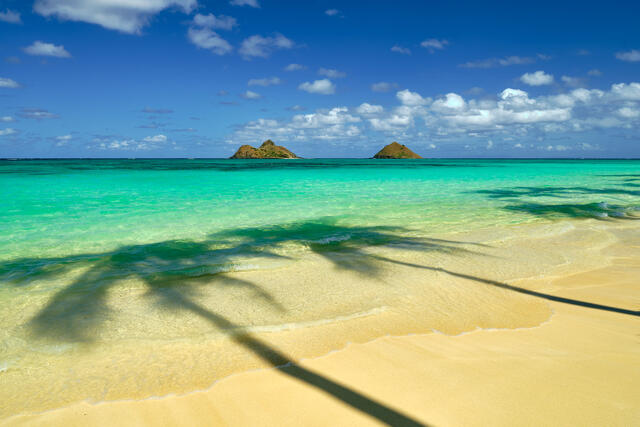
#> input picture ImgProcess_Hometask_Lesson_3/bright.jpg, 640 x 427 px
$ python -i equalization.py   (imports and definitions only)
#> lines starting #> are read from the running program, lines starting #| are printed output that depends on the picture
#> further down, picture is the input picture: shape (427, 640, 3); mean B, G, R 150.9, 165.1, 126.1
import cv2 as cv


def processing(image):
    if len(image.shape) == 2:
        return cv.equalizeHist(image)
    ycrcb = cv.cvtColor(image, cv.COLOR_BGR2YCrCb)
#> ycrcb: shape (427, 640, 3); mean of channels 0, 1, 2 151.8, 109.7, 127.5
    ycrcb[:, :, 0] = cv.equalizeHist(ycrcb[:, :, 0])
#> ycrcb: shape (427, 640, 3); mean of channels 0, 1, 2 128.4, 109.7, 127.5
    return cv.cvtColor(ycrcb, cv.COLOR_YCrCb2BGR)
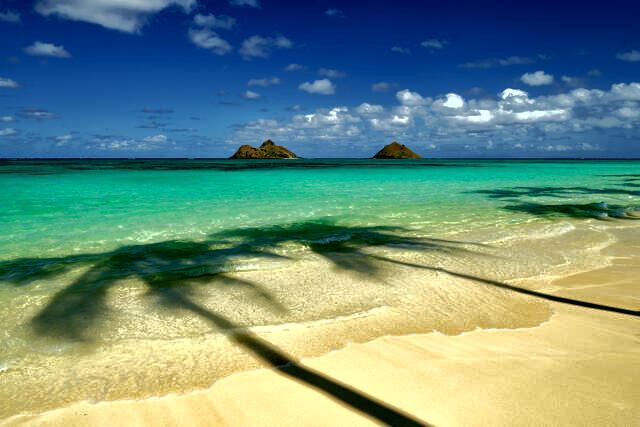
#> returned value: shape (427, 640, 3); mean B, G, R 127.5, 141.6, 108.9

>>> import cv2
>>> picture = cv2.imread('../../bright.jpg')
>>> result = processing(picture)

$ run again, on ImgProcess_Hometask_Lesson_3/dark.jpg
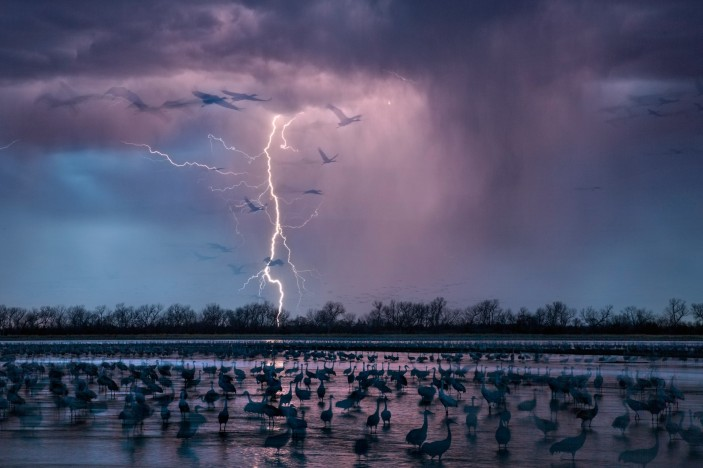
#> input picture ImgProcess_Hometask_Lesson_3/dark.jpg, 703 x 468 px
#> picture is the input picture: shape (468, 703, 3); mean B, G, R 106, 80.3, 78.5
#> in processing, `return cv.cvtColor(ycrcb, cv.COLOR_YCrCb2BGR)`:
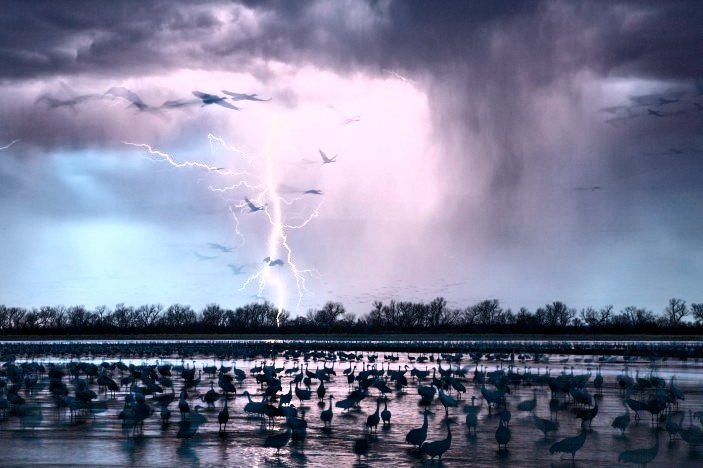
#> returned value: shape (468, 703, 3); mean B, G, R 150.9, 126, 123.6

$ run again, on ImgProcess_Hometask_Lesson_3/fruits.jpg
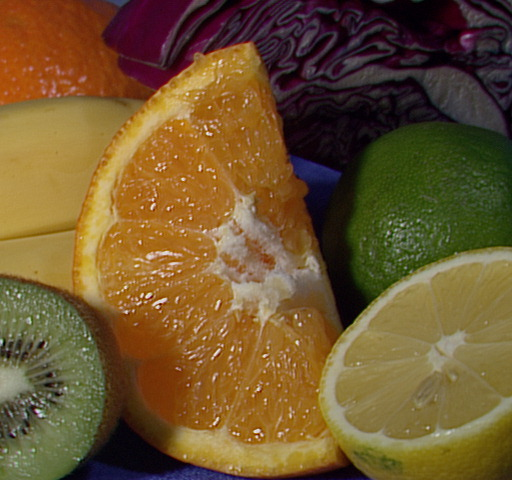
#> input picture ImgProcess_Hometask_Lesson_3/fruits.jpg, 512 x 480 px
#> picture is the input picture: shape (480, 512, 3); mean B, G, R 46.2, 85.6, 110.8
#> in processing, `return cv.cvtColor(ycrcb, cv.COLOR_YCrCb2BGR)`:
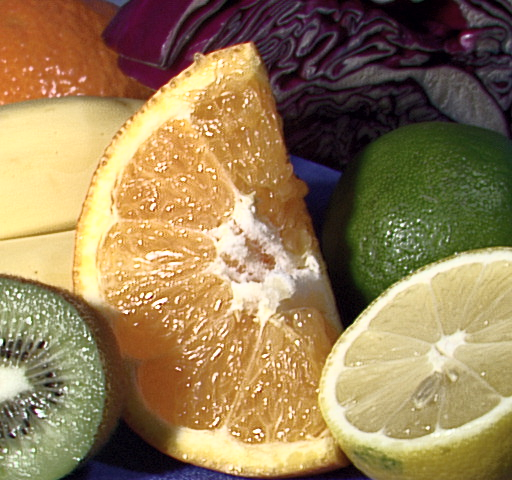
#> returned value: shape (480, 512, 3); mean B, G, R 85.9, 125.3, 149.1
